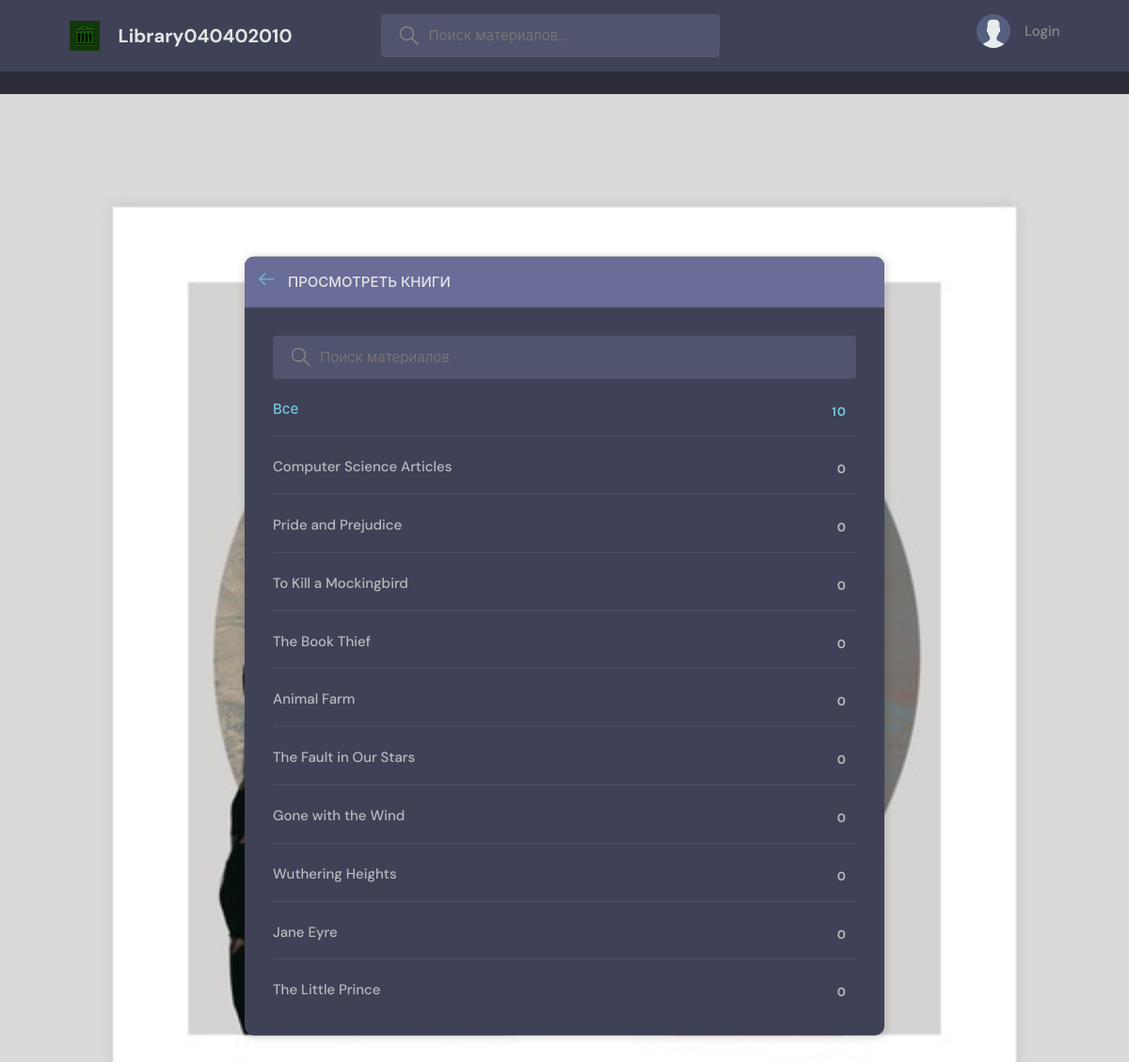
The page /topics/ on the database as committed earlier.
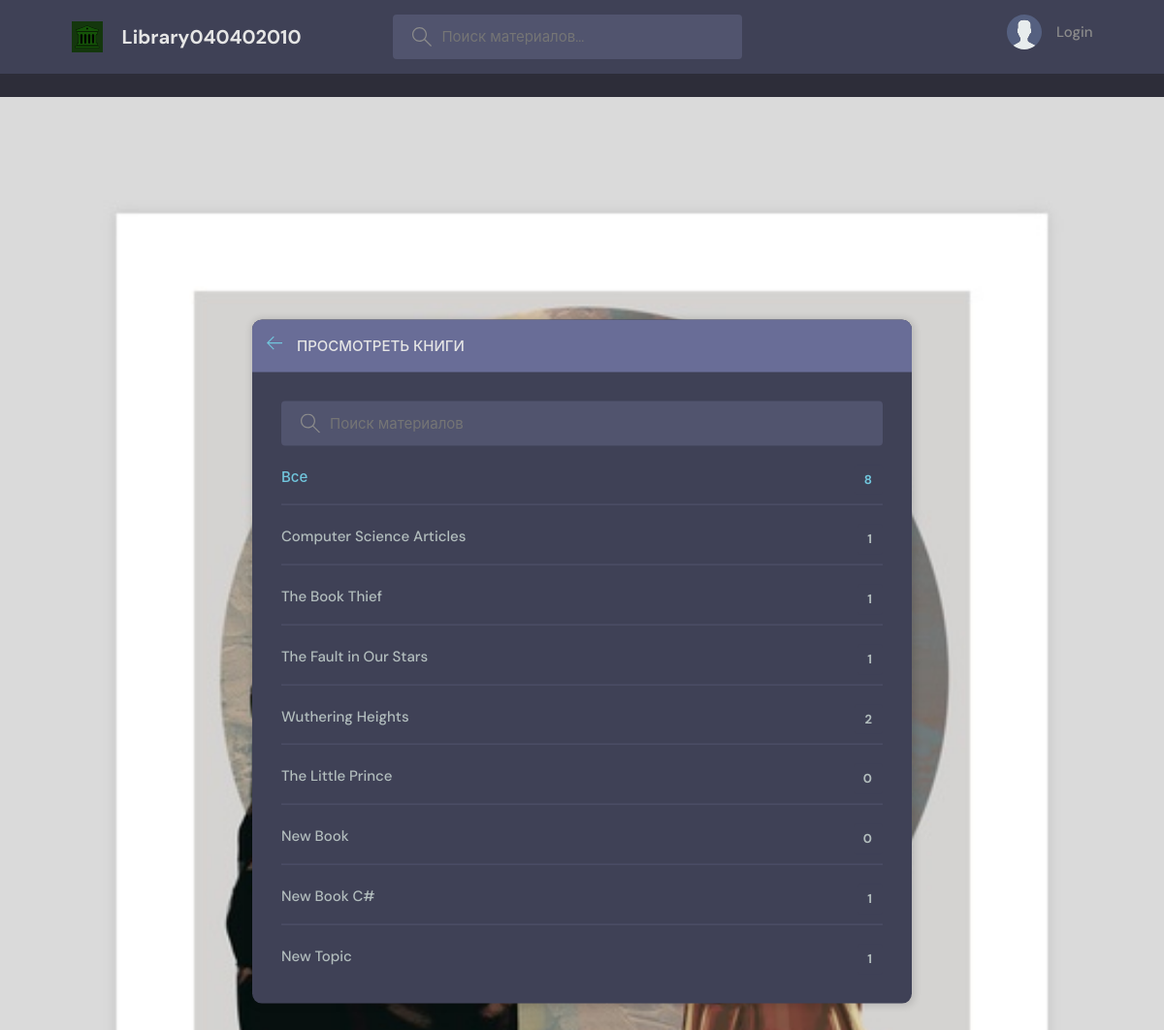
The same page on the database as committed later.
### base/models.py (models this page shows, shortened)
class Book(models.Model):
    name = models.CharField(max_length=30)

### base/views.py (the view)
# urls.py: path('topics/', views.topicsPage, name="topics"),
def topicsPage(request):
    q = request.GET.get('q') if request.GET.get('q') != None else ''
    topics = Book.objects.filter(name__icontains=q)
    return render(request, 'base/topics.html', {'topics': topics})

### base/templates/base/topics.html (shortened to what this page needs)
  {% extends 'main.html' %}
  {% block content %}
    <main class="create-room layout">
      <div class="container">
        <div class="layout__box">
          <div class="layout__boxHeader">
            <div class="layout__boxTitle">
              <a href="{% url 'Homepage' %}">
                <svg version="1.1" xmlns="http://www.w3.org/2000/svg" width="32" height="32" viewBox="0 0 32 32">
                  <title>arrow-left</title>
                  <path
                    d="M13.723 2.286l-13.723 13.714 13.719 13.714 1.616-1.611-10.96-10.96h27.625v-2.286h-27.625l10.965-10.965-1.616-1.607z"
                  ></path>
                </svg>
              </a>
              <h3>Просмотреть книги</h3>
            </div>
          </div>
          <div class="topics-page layout__body">
            <form action="" method="GET" class="header__search">
              <label>
                <input name="q" placeholder="Поиск материалов" />
              </label>
            </form>
            <ul class="topics__list">
              <li>
                <a href="{% url 'topics' %}" class="active">Все <span>{{topics.count}}</span></a>
              </li>
              {% for topic in topics %}
              <li>
                <a href="{% url 'Homepage' %}?q={{topic.name}}">{{topic.name}} <span>{{topic.authorize_set.all.count}}</span></a>
              </li>
              {% endfor %}
            </ul>
          </div>
        </div>
      </div>
    </main>
{% endblock content %}

### templates_for_my_library/main.html (shortened to what this page needs)
<!DOCTYPE html>
{% load static %}
<html lang="en">
  <head>
    <link rel="stylesheet" href="{% static 'styles/style.css' %}" />
  </head>
  <body>
    {% include 'navbar.html' %}
    {% block content %}
    {% endblock %}
  </body>
</html>

### templates_for_my_library/navbar.html (shortened to what this page needs)
{% load static %}
<header class="header header--loggedIn">
      <div class="container">
        <a href="{% url 'Homepage' %}" class="header__logo">
          <img src="{% static 'images/Logo.svg' %}" />
          <h1>Library040402010</h1>
        </a>
        <form class="header__search" method="GET" action="{% url 'Homepage' %}">
          <label>
            <input name="q" placeholder="Поиск материалов..." />
          </label>
        </form>
        <nav class="header__menu">
          {% if request.user.is_authenticated %}
          <div class="header__user">
            <a href="{% url 'update-profile' %}">
              <div class="avatar avatar--medium active">
                <img src="https://randomuser.me/api/portraits/men/37.jpg" />
              </div>
              <p>{{request.user.username}} <span>@{{request.user.username}}</span></p>
            </a>
            <button class="dropdown-button">
              <svg version="1.1" xmlns="http://www.w3.org/2000/svg" width="32" height="32" viewBox="0 0 32 32">
                <title>chevron-down</title>
                <path d="M16 21l-13-13h-3l16 16 16-16h-3l-13 13z"></path>
              </svg>
            </button>
          </div>
          {% else %}
          <a href="{% url 'login' %}">
            <img src="{% static 'images/avatar.svg' %}" />
            <p>Login</p>
          </a>
          {% endif %}
        </nav>
      </div>
    </header>

### static/styles/style.css (style rules this page uses)
:root { --color-main: #71c6dd; --color-main-light: #e1f6fb; --color-dark: #3f4156; --color-dark-medium: #51546e; --color-dark-light: #696d97; --color-light: #e5e5e5; --color-gray: #8b8b8b; --color-light-gray: #b2bdbd; --color-bg: #2d2d39; --color-success: #5dd693; --color-error: #fc4b0b; }
* { font-family: "DM Sans", -apple-system, BlinkMacSystemFont, "Segoe UI", Roboto, Oxygen, Ubuntu, Cantarell, "Open Sans", "Helvetica Neue", sans-serif; margin: 0; padding: 0; box-sizing: border-box; text-rendering: optimizeLegibility; font-size: inherit; }
html { font-size: 56.25%; }
@media only screen and (min-width: 1200px) { html { font-size: 62.5%; } }
body { line-height: 1.6; font-weight: 400; font-size: 1.5rem; color: var(--color-light-gray); background-color: var(--color-bg); min-height: 100vh; }
img { width: 100%; }
a { display: inline-block; color: var(--color-main); text-decoration: none; }
.container { max-width: 120rem; width: 90%; margin: auto; }
.header { padding: 1.5rem; background-color: var(--color-dark); }
.header > .container { display: flex; gap: 9.5rem; }
.header__logo, .header__user { display: flex; gap: 2rem; align-items: center; }
.header__logo > img { height: 3.2rem; width: 3.2rem; }
.header__logo > h1 { font-weight: 700; font-size: 2rem; color: var(--color-light); }
.header__search > label { background-color: var(--color-dark-medium); padding: 1.3rem 1rem; display: flex; align-items: center; gap: 1rem; border-radius: 4px; }
.header__search svg { fill: var(--color-gray); width: 2rem; height: 2rem; margin-left: 1rem; }
.header__search input { width: 30rem; background: transparent; border: none; outline: none; color: var(--color-light); }
.header__menu { margin-left: auto; position: relative; }
.header__menu a { display: flex; gap: 1.5rem; align-items: center; font-weight: 500; text-decoration: none; color: var(--color-gray); }
.header__menu img { height: 3.6rem; }
.header__menu p { line-height: 1.2; }
.layout { margin-top: 2.4rem; }
.layout > .container { display: flex; justify-content: space-between; align-items: flex-start; }
.layout__box { width: 90%; max-width: 48rem; min-height: 40rem; position: absolute; top: 50%; left: 50%; transform: translate(-50%, -46%); background-color: var(--color-dark); border-radius: 1rem; box-shadow: 1px 1px 6px 3px rgba(0, 0, 0, 0.1); overflow: hidden; }
.layout__boxHeader { display: flex; padding: 1.5rem; background-color: var(--color-dark-light); }
.layout__boxTitle { display: flex; gap: 1.5rem; align-items: center; }
.layout__boxTitle h3 { text-transform: uppercase; font-weight: 500; color: var(--color-light); }
.layout__boxTitle svg { width: 1.6rem; height: 1.6rem; fill: var(--color-main); }
.layout__body { margin: 3rem; }
.topics__list { list-style: none; }
.topics__list li a { display: flex; justify-content: space-between; margin-bottom: 3rem; font-weight: 500; color: var(--color-light-gray); transition: all 0.3s ease-in-out; }
.topics__list li a.active, .topics__list li a:hover { color: var(--color-main); }
.topics__list li a span { padding: 0.5rem 1rem; background-color: var(--color-dark); border-radius: 3px; font-size: 1.3rem; font-weight: 700; letter-spacing: 1px; }
.topics-page .topics__list li:not(:last-child) a { margin: 2rem 0; padding-bottom: 1rem; text-decoration: none; border-bottom: 1px solid var(--color-dark-medium); }
.topics-page .header__search { display: block; }
.create-room.layout .layout__box { max-width: 68rem; }

Rows that differ between the two databases and show on the page:
removed Book: name "Pride and Prejudice", authorize_set.all.count "0"
removed Book: name "To Kill a Mockingbird", authorize_set.all.count "0"
removed Book: name "Animal Farm", authorize_set.all.count "0"
removed Book: name "Gone with the Wind", authorize_set.all.count "0"
removed Book: name "Jane Eyre", authorize_set.all.count "0"
computed for Book "Computer Science Articles": authorize_set.all.count "0" → "1"
computed for Book "The Book Thief": authorize_set.all.count "0" → "1"
computed for Book "The Fault in Our Stars": authorize_set.all.count "0" → "1"
computed for Book "Wuthering Heights": authorize_set.all.count "0" → "2"
added Book: name "New Book", authorize_set.all.count "0"
added Book: name "New Book C#", authorize_set.all.count "1"
added Book: name "New Topic", authorize_set.all.count "1"
Other text that changed with them:
{{ topics.count }}: "10" → "8"
